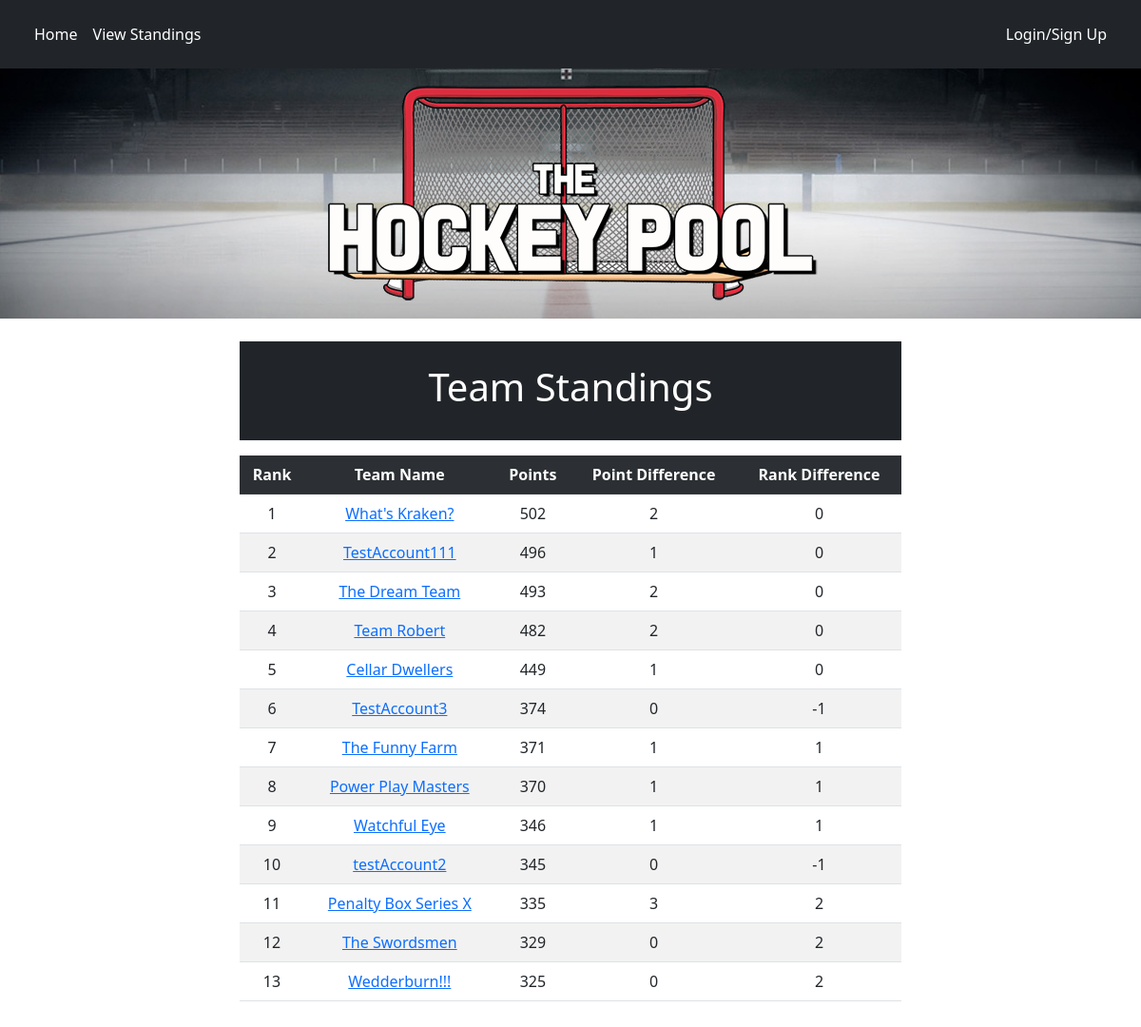
The page /teamStandings on the database as committed earlier.
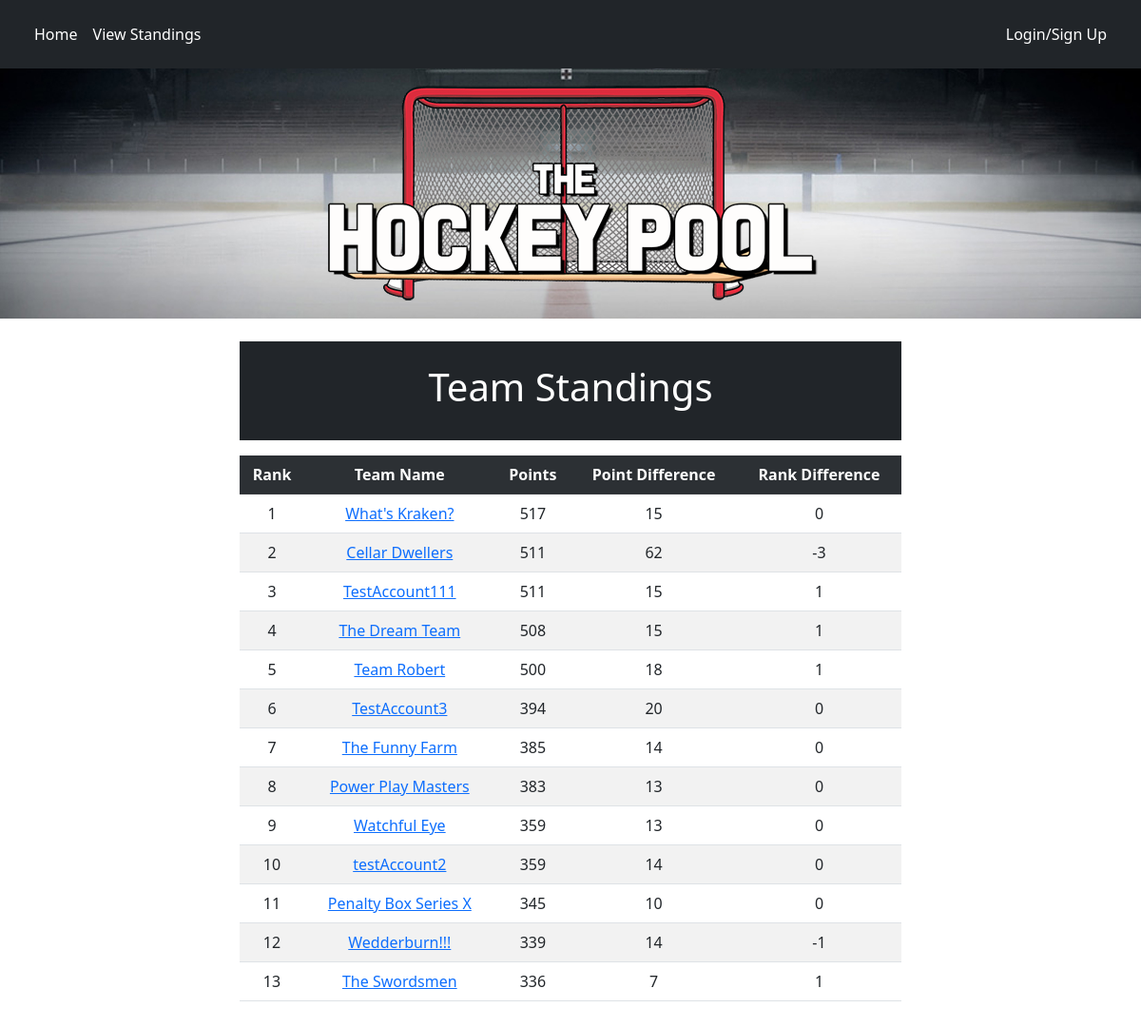
The same page on the database as committed later.
### tables this page shows
CREATE TABLE "standings" (
	"teamID" 	int not NULL,
	"points"	int not NULL DEFAULT 0,
	"pointsYesterday"	int not NULL DEFAULT 0,
	"rank"	int not NULL DEFAULT 0,
	"rankYesterday"	int not NULL DEFAULT 0,
	PRIMARY KEY("teamID"),
	CONSTRAINT "standings-fk-teamID"
	FOREIGN KEY ("teamID")
    REFERENCES poolTeams ("teamID")
);

CREATE TABLE "poolTeams" (
	"teamID"	INTEGER NOT NULL,
	"teamName"	varchar(40) NOT NULL,
	"username"	varchar(30) NOT NULL,
	"player1"	INTEGER NOT NULL,
	"player2"	INTEGER NOT NULL,
	"player3"	INTEGER NOT NULL,
	"player4"	INTEGER NOT NULL,
	"player5"	INTEGER NOT NULL,
	"player6"	INTEGER NOT NULL,
	"player7"	INTEGER NOT NULL,
	"player8"	INTEGER NOT NULL,
	"player9"	INTEGER NOT NULL,
	"player10"	INTEGER NOT NULL,
	"player11"	INTEGER NOT NULL,
	"player12"	INTEGER NOT NULL,
	"player13"	INTEGER NOT NULL,
	"player14"	INTEGER NOT NULL,
	"player15"	INTEGER NOT NULL,
	"player16"	INTEGER NOT NULL,
	"player17"	INTEGER NOT NULL,
	"player18"	INTEGER NOT NULL,
	"player19"	INTEGER NOT NULL,
	"player20"	INTEGER NOT NULL,
	"player21"	INTEGER NOT NULL,
	"teamLogo"	TEXT NOT NULL,
	CONSTRAINT "poolTeams-fk-player15" FOREIGN KEY("player15") REFERENCES "players"("playerID"),
	CONSTRAINT "poolTeams-fk-player6" FOREIGN KEY("player6") REFERENCES "players"("playerID"),
	CONSTRAINT "poolTeams-fk-player11" FOREIGN KEY("player11") REFERENCES "players"("playerID"),
	CONSTRAINT "poolTeams-fk-player1" FOREIGN KEY("player1") REFERENCES "players"("playerID"),
	CONSTRAINT "poolTeams-fk-player3" FOREIGN KEY("player3") REFERENCES "players"("playerID"),
	CONSTRAINT "poolTeams-fk-player12" FOREIGN KEY("player12") REFERENCES "players"("playerID"),
	CONSTRAINT "poolTeams-fk-player20" FOREIGN KEY("player20") REFERENCES "players"("playerID"),
	CONSTRAINT "poolTeams-fk-users" FOREIGN KEY("username") REFERENCES "users"("username"),
	CONSTRAINT "poolTeams-fk-player13" FOREIGN KEY("player13") REFERENCES "players"("playerID"),
	CONSTRAINT "poolTeams-fk-player14" FOREIGN KEY("player14") REFERENCES "players"("playerID"),
	CONSTRAINT "poolTeams-fk-player18" FOREIGN KEY("player18") REFERENCES "players"("playerID"),
	CONSTRAINT "poolTeams-fk-player10" FOREIGN KEY("player10") REFERENCES "players"("playerID"),
	CONSTRAINT "poolTeams-fk-player9" FOREIGN KEY("player9") REFERENCES "players"("playerID"),
	CONSTRAINT "poolTeams-fk-player2" FOREIGN KEY("player2") REFERENCES "players"("playerID"),
	CONSTRAINT "poolTeams-fk-player5" FOREIGN KEY("player5") REFERENCES "players"("playerID"),
	CONSTRAINT "poolTeams-fk-player7" FOREIGN KEY("player7") REFERENCES "players"("playerID"),
	CONSTRAINT "poolTeams-fk-player19" FOREIGN KEY("player19") REFERENCES "players"("playerID"),
	CONSTRAINT "poolTeams-fk-player21" FOREIGN KEY("player21") REFERENCES "players"("playerID"),
	CONSTRAINT "poolTeams-fk-player4" FOREIGN KEY("player4") REFERENCES "players"("playerID"),
	CONSTRAINT "poolTeams-fk-player8" FOREIGN KEY("player8") REFERENCES "players"("playerID"),
	PRIMARY KEY("teamID" AUTOINCREMENT),
	CONSTRAINT "poolTeams-fk-player17" FOREIGN KEY("player17") REFERENCES "players"("playerID"),
	CONSTRAINT "poolTeams-fk-player16" FOREIGN KEY("player16") REFERENCES "players"("playerID")
);

### application.py (the view)
@app.route("/teamStandings")
def teamStandings():
    while True:
        try:
            db.connect()
            teamStandings = db.getTeamStandings()
            return render_template("teamStandings.html", teamStandings=teamStandings, username=getUserInfo(),
                                   permission=getUserPermission(), userTeamID=getUserTeamID())
        except sqlite3.ProgrammingError:
            db.close()

### application.py (called while the page is built)
def userTeam():
    while (True):
        try:
            db.connect()
            username = None
            teamInPool = False
            if "username" in session:
                username = session["username"]
                if (db.checkForUserInPool(username)):
                    teamInPool = True
            return teamInPool
        except sqlite3.ProgrammingError:
            db.close()

def getUserTeamID():
    while (True):
        try:
            db.connect()
            username = None
            teamID = None
            if(userTeam()):
                username = session["username"]
                teamID = db.getUserPoolTeamID(username)
            return teamID
        except sqlite3.ProgrammingError:
            db.close()

def getUserInfo():
    username = None
    if "username" in session:
        username = session["username"]
    return username

def getUserPermission():
    permission = None
    if "permission" in session:
        permission = session["permission"]
    return permission

### db.py (called while the page is built, shortened)
def connect():
    global conn

### templates/teamStandings.html (shortened to what this page needs)
{% extends "base.html" %}
{% block content %}
    <div class="aligns-items-center justify-content-center pb-3" style="max-width: 700px; text-align: center">
        <div id="heading" class="mt-4 p-4 bg-dark text-white">
            <h1 style="text-align:center">Team Standings</h1>
        </div>
        <div class="pt-3">
            <table class="table table-striped w-100" style="text-align:center">
                <tr class="table-dark"><th scope="col">Rank</th><th scope="col">Team Name</th><th scope="col">Points</th><th scope="col">Point Difference</th><th scope="col">Rank Difference</th></tr>
                {% for team in teamStandings %}
                    <tr><td>{{team[4]}}</td><td><a href="{{ url_for('teamStats', teamID=team[0]) }}">{{team[1]}}</a></td><td>
                        {{team[2]}}</td><td>{{team[2]-team[3]}}</td><td>{{team[4]-team[5]}}</td></tr>
                {% endfor %}
            </table>
        </div>
    </div>
{% endblock %}

Rows that differ between the two databases and show on the page:
changed standings "What's Kraken?": points "502" → "517"; team[2]-team[3] "2" → "15"
changed standings "Cellar Dwellers": rank "5" → "2"; points "449" → "511"; team[2]-team[3] "1" → "62"; team[4]-team[5] "0" → "-3"; moves up the list
changed standings "TestAccount111": rank "2" → "3"; points "496" → "511"; team[2]-team[3] "1" → "15"; team[4]-team[5] "0" → "1"
changed standings "The Dream Team": rank "3" → "4"; points "493" → "508"; team[2]-team[3] "2" → "15"; team[4]-team[5] "0" → "1"
changed standings "Team Robert": rank "4" → "5"; points "482" → "500"; team[2]-team[3] "2" → "18"; team[4]-team[5] "0" → "1"
changed standings "TestAccount3": points "374" → "394"; team[2]-team[3] "0" → "20"; team[4]-team[5] "-1" → "0"
changed standings "The Funny Farm": points "371" → "385"; team[2]-team[3] "1" → "14"; team[4]-team[5] "1" → "0"
changed standings "Power Play Masters": points "370" → "383"; team[2]-team[3] "1" → "13"; team[4]-team[5] "1" → "0"
changed standings "Watchful Eye": points "346" → "359"; team[2]-team[3] "1" → "13"; team[4]-team[5] "1" → "0"
changed standings "testAccount2": points "345" → "359"; team[2]-team[3] "0" → "14"; team[4]-team[5] "-1" → "0"
changed standings "Penalty Box Series X": points "335" → "345"; team[2]-team[3] "3" → "10"; team[4]-team[5] "2" → "0"
changed standings "Wedderburn!!!": rank "13" → "12"; points "325" → "339"; team[2]-team[3] "0" → "14"; team[4]-team[5] "2" → "-1"; moves up the list
changed standings "The Swordsmen": rank "12" → "13"; points "329" → "336"; team[2]-team[3] "0" → "7"; team[4]-team[5] "2" → "1"
